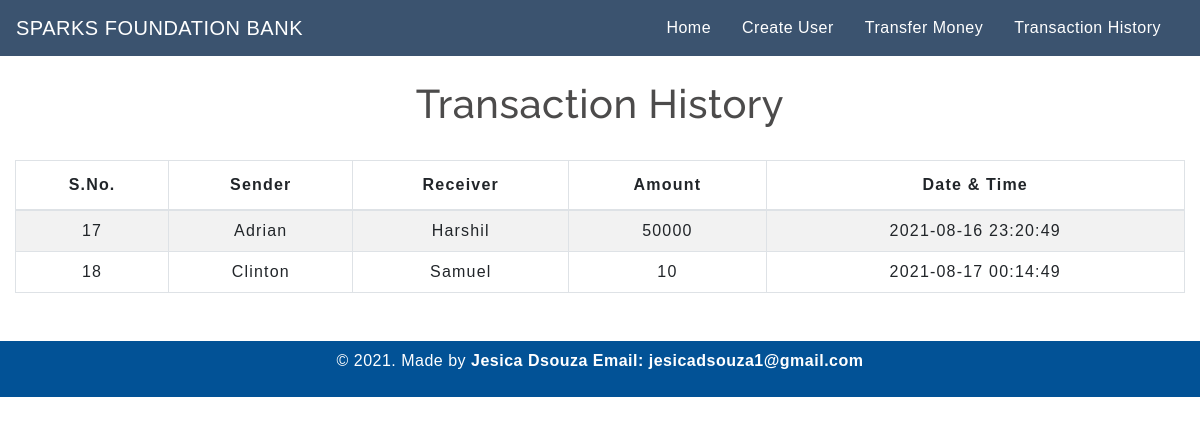
The page /transactionhistory.php on the database its author committed.
### tables this page shows
CREATE TABLE `transaction` (
  `sno` int(3) NOT NULL,
  `sender` text NOT NULL,
  `receiver` text NOT NULL,
  `balance` int(8) NOT NULL,
  `datetime` datetime NOT NULL DEFAULT current_timestamp()
);

### transactionhistory.php (the view, shortened to what this page needs)
<!DOCTYPE html>
<html lang="en">
<head>
    <link rel="stylesheet" href="https://stackpath.bootstrapcdn.com/bootstrap/4.5.2/css/bootstrap.min.css">
    <link rel="stylesheet" type="text/css" href="css/table.css">
    <link rel="stylesheet" type="text/css" href="css/navbar.css">
    <link rel="stylesheet" type="text/css" href="css/main.css">
</head>
<body>
<?php
  include 'navbar.php';
?>
	<div class="container-fluid">
        <h2 class="text-center pt-4">Transaction History</h2>
       <br>
       <div class="table-responsive-sm">
    <table class="table table-hover table-striped table-condensed table-bordered">
        <thead>
            <tr>
                <th class="text-center">S.No.</th>
                <th class="text-center">Sender</th>
                <th class="text-center">Receiver</th>
                <th class="text-center">Amount</th>
                <th class="text-center">Date & Time</th>
            </tr>
        </thead>
        <tbody>
        <?php
            include 'config.php';
            $sql ="select * from transaction";
            $query =mysqli_query($conn, $sql);
            while($rows = mysqli_fetch_assoc($query))
            {
        ?>
            <tr>
            <td class="py-2"><?php echo $rows['sno']; ?></td>
            <td class="py-2"><?php echo $rows['sender']; ?></td>
            <td class="py-2"><?php echo $rows['receiver']; ?></td>
            <td class="py-2"><?php echo $rows['balance']; ?> </td>
            <td class="py-2"><?php echo $rows['datetime']; ?> </td>
        <?php
            }
        ?>
        </tbody>
    </table>
    </div>
</div>
<footer class="text-center mt-5 py-2">
    <p>&copy 2021. Made by <b>Jesica Dsouza Email: jesicadsouza1@gmail.com</b>
</footer>
</body>
</html>

### css/table.css (style rules this page uses)
* { padding: 0; margin: 0; box-sizing: border-box; font-family: sans-serif; }
h2 { font-size: 40px; }
table { letter-spacing: 1.2px; }
td { text-align: center; }

### css/navbar.css (style rules this page uses)
h2 { color: #4C4B4B; letter-spacing: 0.5px; font-family: raleway; }

### css/main.css (style rules this page uses)
footer { color:#ffffff; background-color:#025296; letter-spacing: 0.5px; }

### rows shown on the page
transaction: sno "17", sender "Adrian", receiver "Harshil", balance "50000", datetime "2021-08-16 23:20:49"
transaction: sno "18", sender "Clinton", receiver "Samuel", balance "10", datetime "2021-08-17 00:14:49"
